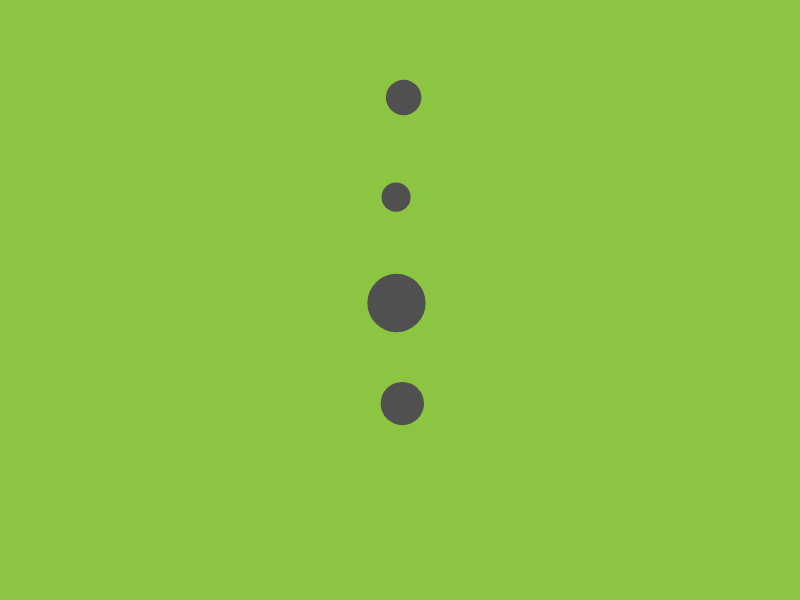
Frame 1 (no input)
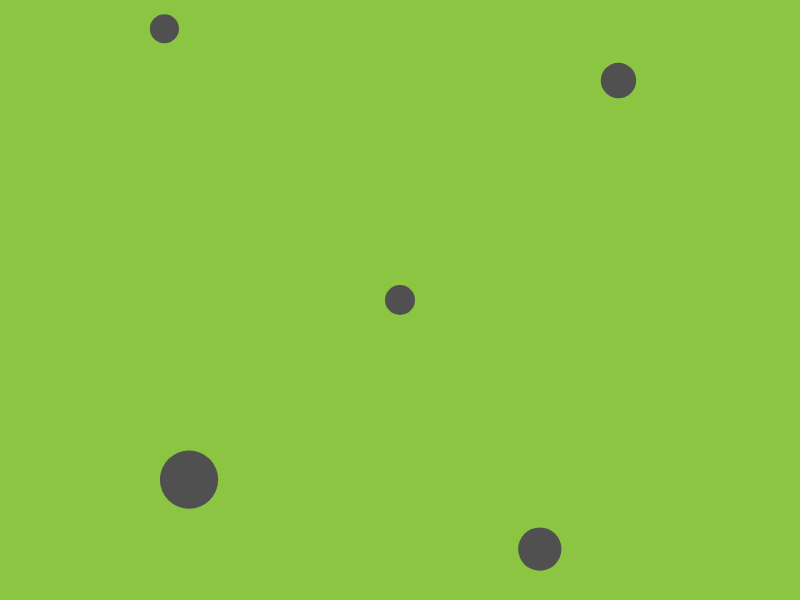
Frame 60 (no input)
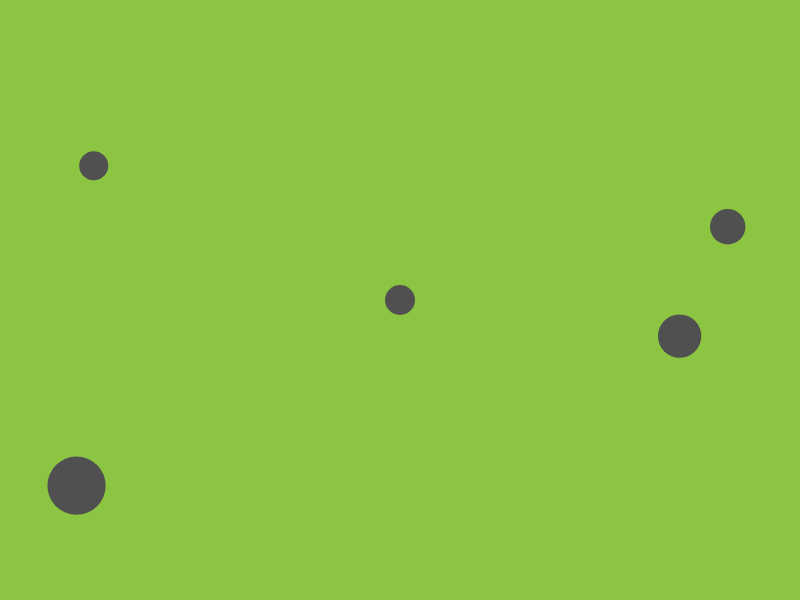
Frame 120 (the mouse pressed at the canvas centre since frame 60)

The p5.js sketch that drew these frames (run headless with seeded random() and noise() and a simulated clock; from frame 60 on, the mouse is pressed at the canvas centre):

// p5.js sketch
// ── sketch.js
// TOP DOWN PLAYER
let player1, player2;
let teleport = false;
let score = 0;
let GREY = 80;
let BLACK = 0;
let circle, circle2, circle3, circle4;
// SETUP FUNCTION - Runs once at beginning of program
function setup() {
  createCanvas(800, 600);
  // Initialize Global Variables  
  player1 = new Player();
  player2 = new Player();
  circle = new Bouncing(400, 300, BLACK);
  circle2 = new Bouncing(400, 100, BLACK);
  circle3 = new Bouncing(400, 200, BLACK);
  circle4 = new Bouncing(400, 400, BLACK);
}

// DRAW FUNCTION - Loops @ 60FPS by default
function draw() {
  // LOGIC
  player1.move();
  circle.bounce();
  circle2.bounce();
  circle3.bounce();
  circle4.bounce();
  // DRAW
  background(140, 197, 66);
  player1.show();
  circle.show();
  circle2.show();
  circle3.show();
  circle4.show();
}

function keyPressed() {
  if(keyCode == 32) {
    Player1.teleport();
  }
}
// ── bouncingCircle.js
class Bouncing {
    constructor(x, y, col) {
        this.x = x;
        this.y = y;
        this.r = random(7, 38);
        this.col = col;
        this.xSpeed = random (-6, 6);
        this.ySpeed = random (-6, 6)
    }
    show() {
        // Draw Player 2
        fill(player2.col);
        noStroke(0);
    	ellipse(this.x, this.y, 2 * this.r);
        }
    bounce() {
        this.x += this.xSpeed;
		this.y += this.ySpeed;
		if (this.x + this.r > width || this.x - this.r < 0) {
			this.xSpeed = -this.xSpeed;
			}

		if (this.y + this.r > height || this.y - this.r < 0) {
			this.ySpeed = -this.ySpeed;
			}
        }
}
// ── player.js
class Player {
	constructor() {
		// Properties(State)
		this.x = width / 2;
		this.y = height / 2;
		this.r = 15;
		this.speed = 5;
		this.col = GREY;
	}
		// Methods (Behaviour)
		move() {
		// Player 1 Movement
		if (keyIsDown(LEFT_ARROW)) {
			this.x += -this.speed;
		} else if (keyIsDown(RIGHT_ARROW)) {
			this.x += this.speed;
		} else if (keyIsDown(UP_ARROW)) {
		this.y += -this.speed;
		} else if (keyIsDown(DOWN_ARROW)) {
			this.y += this.speed;
		}
	}
	show() {
		// Draw Player 1
		fill(this.col);
		noStroke();
		ellipse(this.x, this.y, 2 * this.r);
	}
	teleport() {
		this.x = Math.random() * 500;
		this.y = Math.random() * 500;
	}
}
